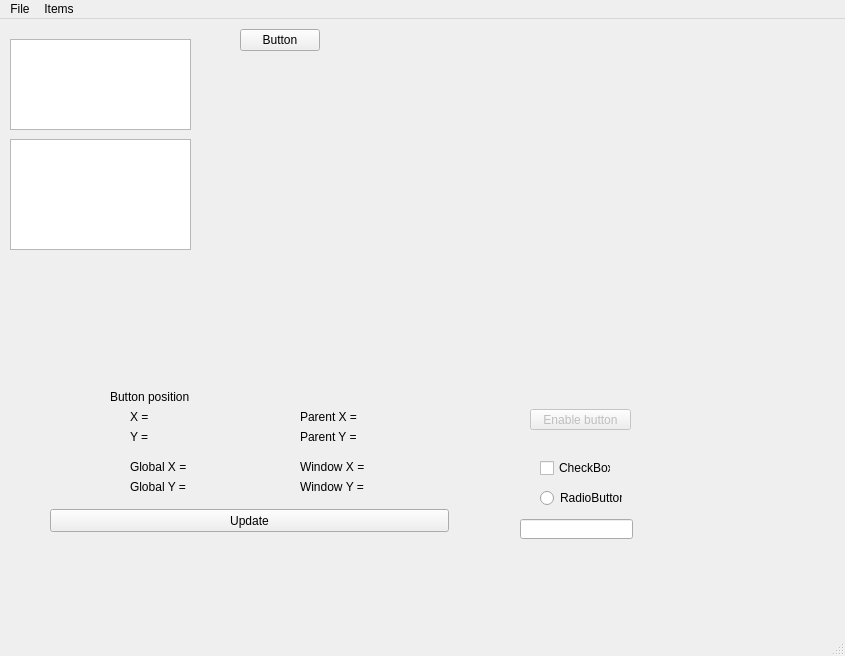
<?xml version="1.0" encoding="UTF-8"?>
<ui version="4.0">
 <class>PosTestWindow</class>
 <widget class="QMainWindow" name="PosTestWindow">
  <property name="geometry">
   <rect>
    <x>0</x>
    <y>0</y>
    <width>845</width>
    <height>656</height>
   </rect>
  </property>
  <property name="windowTitle">
   <string>MainWindow</string>
  </property>
  <widget class="QWidget" name="centralwidget">
   <widget class="QWidget" name="verticalLayoutWidget">
    <property name="geometry">
     <rect>
      <x>240</x>
      <y>10</y>
      <width>401</width>
      <height>311</height>
     </rect>
    </property>
    <layout class="QVBoxLayout" name="listAndExitButton">
     <property name="sizeConstraint">
      <enum>QLayout::SetFixedSize</enum>
     </property>
     <item>
      <widget class="QPushButton" name="m_button">
       <property name="text">
        <string>Button</string>
       </property>
      </widget>
     </item>
    </layout>
   </widget>
   <widget class="QLabel" name="label">
    <property name="geometry">
     <rect>
      <x>110</x>
      <y>370</y>
      <width>101</width>
      <height>16</height>
     </rect>
    </property>
    <property name="text">
     <string>Button position</string>
    </property>
   </widget>
   <widget class="QLabel" name="m_buttonX">
    <property name="geometry">
     <rect>
      <x>130</x>
      <y>390</y>
      <width>151</width>
      <height>16</height>
     </rect>
    </property>
    <property name="text">
     <string>X = </string>
    </property>
   </widget>
   <widget class="QLabel" name="m_buttonY">
    <property name="geometry">
     <rect>
      <x>130</x>
      <y>410</y>
      <width>151</width>
      <height>16</height>
     </rect>
    </property>
    <property name="text">
     <string>Y = </string>
    </property>
   </widget>
   <widget class="QLabel" name="m_buttonGlobalX">
    <property name="geometry">
     <rect>
      <x>130</x>
      <y>440</y>
      <width>151</width>
      <height>16</height>
     </rect>
    </property>
    <property name="text">
     <string>Global X =</string>
    </property>
   </widget>
   <widget class="QLabel" name="m_buttonGlobalY">
    <property name="geometry">
     <rect>
      <x>130</x>
      <y>460</y>
      <width>151</width>
      <height>16</height>
     </rect>
    </property>
    <property name="text">
     <string>Global Y = </string>
    </property>
   </widget>
   <widget class="QPushButton" name="m_update">
    <property name="geometry">
     <rect>
      <x>50</x>
      <y>490</y>
      <width>399</width>
      <height>23</height>
     </rect>
    </property>
    <property name="text">
     <string>Update</string>
    </property>
   </widget>
   <widget class="QLabel" name="m_buttonParentY">
    <property name="geometry">
     <rect>
      <x>300</x>
      <y>410</y>
      <width>231</width>
      <height>16</height>
     </rect>
    </property>
    <property name="text">
     <string>Parent Y = </string>
    </property>
   </widget>
   <widget class="QLabel" name="m_buttonParentX">
    <property name="geometry">
     <rect>
      <x>300</x>
      <y>390</y>
      <width>201</width>
      <height>16</height>
     </rect>
    </property>
    <property name="text">
     <string>Parent X = </string>
    </property>
   </widget>
   <widget class="QLabel" name="m_buttonWindowX">
    <property name="geometry">
     <rect>
      <x>300</x>
      <y>440</y>
      <width>261</width>
      <height>16</height>
     </rect>
    </property>
    <property name="text">
     <string>Window X = </string>
    </property>
   </widget>
   <widget class="QLabel" name="m_buttonWindowY">
    <property name="geometry">
     <rect>
      <x>300</x>
      <y>460</y>
      <width>271</width>
      <height>16</height>
     </rect>
    </property>
    <property name="text">
     <string>Window Y = </string>
    </property>
   </widget>
   <widget class="QPushButton" name="enableButton">
    <property name="enabled">
     <bool>false</bool>
    </property>
    <property name="geometry">
     <rect>
      <x>530</x>
      <y>390</y>
      <width>101</width>
      <height>21</height>
     </rect>
    </property>
    <property name="text">
     <string>Enable button</string>
    </property>
   </widget>
   <widget class="QCheckBox" name="m_enableCheckBox">
    <property name="geometry">
     <rect>
      <x>540</x>
      <y>440</y>
      <width>71</width>
      <height>18</height>
     </rect>
    </property>
    <property name="text">
     <string>CheckBox</string>
    </property>
   </widget>
   <widget class="QRadioButton" name="m_enableRadioButton">
    <property name="geometry">
     <rect>
      <x>540</x>
      <y>470</y>
      <width>82</width>
      <height>18</height>
     </rect>
    </property>
    <property name="text">
     <string>RadioButton</string>
    </property>
   </widget>
   <widget class="QLineEdit" name="m_enableLineEdit">
    <property name="geometry">
     <rect>
      <x>520</x>
      <y>500</y>
      <width>113</width>
      <height>20</height>
     </rect>
    </property>
   </widget>
   <widget class="QTextEdit" name="textEdit">
    <property name="geometry">
     <rect>
      <x>10</x>
      <y>20</y>
      <width>181</width>
      <height>91</height>
     </rect>
    </property>
   </widget>
   <widget class="QPlainTextEdit" name="plainTextEdit">
    <property name="geometry">
     <rect>
      <x>10</x>
      <y>120</y>
      <width>181</width>
      <height>111</height>
     </rect>
    </property>
   </widget>
  </widget>
  <widget class="QMenuBar" name="menubar">
   <property name="geometry">
    <rect>
     <x>0</x>
     <y>0</y>
     <width>845</width>
     <height>18</height>
    </rect>
   </property>
   <widget class="QMenu" name="menuFile">
    <property name="title">
     <string>File</string>
    </property>
   </widget>
   <widget class="QMenu" name="menuItems">
    <property name="title">
     <string>Items</string>
    </property>
   </widget>
   <addaction name="menuFile"/>
   <addaction name="menuItems"/>
  </widget>
  <widget class="QStatusBar" name="statusbar"/>
 </widget>
 <resources/>
 <connections/>
</ui>
